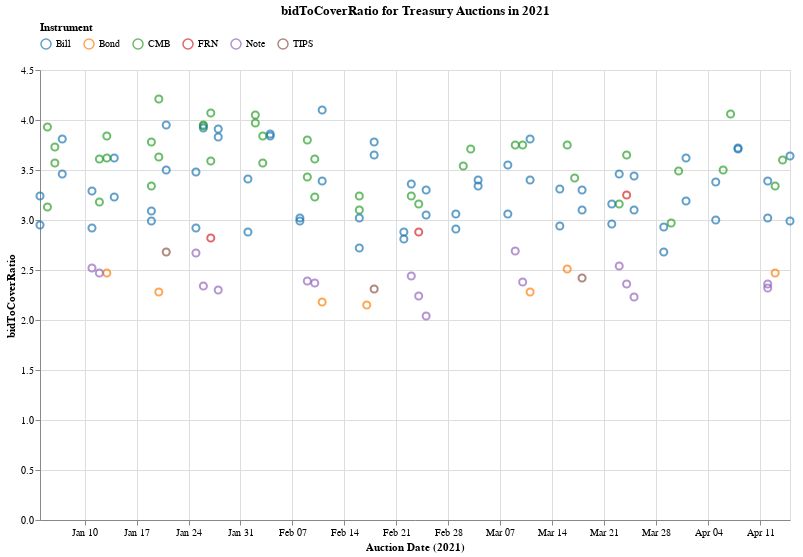

The notebook cell this image was saved under:
### Markdown cell above
# US Treasury Auctions

---

Note: the bid-to-cover ratio is a measure of demand for a given instrument

A look at US federal debt issuance, according to auctions held by the US Treasury.

### Code cell
import pandas as pd
import numpy as np
import altair as alt

def makeNumeric(data, metric):
    data[metric] = data[metric].apply(pd.to_numeric)
    
    return data

def doChart(year, metric='bidToCoverRatio', instruments=['Bill', 'Bond', 'CMB', 'FRN', 'Note', 'TIPS']):
    url = 'https://www.treasurydirect.gov/TA_WS/securities/search?startDate={0}-01-01&endDate={0}-12-31&compact=false&dateFieldName=auctionDate'
    
    df = pd.read_json(url.format(year))

    df = makeNumeric(df, metric)
    
    recordFilter = ~df[metric].isnull()
    
    df_sub = df[recordFilter][['type', 'auctionDate', metric]]

    if metric == 'bidToCoverRatio':
        return alt.Chart(df_sub[df_sub.type.isin(instruments)]).mark_point(size=50).encode(
            alt.X('auctionDate:T', axis=alt.Axis(title=f"Auction Date ({year})")),
            alt.Y(f'{metric}:Q'),
            alt.Color('type:N', title='Instrument', legend=alt.Legend(orient='top'), scale=alt.Scale(scheme='category10')),
            tooltip=[alt.Tooltip('auctionDate:T'), alt.Tooltip('type:N'), alt.Tooltip(f'{metric}:Q')]
        ).properties(
            title=f"{metric} for Treasury Auctions in {year}",
            height=450,
            width=750,
            background='white'
        )     
    else:
        return alt.Chart(df_sub[df_sub.type.isin(instruments)]).mark_line().encode(
            alt.X('auctionDate:T', axis=alt.Axis(title=f"Auction Date ({year})")),
            alt.Y('{0}:Q'.format(metric)),
            alt.Color('type:N', title='Instrument', legend=alt.Legend(orient='top'), scale=alt.Scale(scheme='category10')),
            tooltip=[alt.Tooltip('auctionDate:T'), alt.Tooltip('type:N'), alt.Tooltip(f'{metric}:Q')]
        ).properties(
            title=f"{metric} for Treasury Auctions in {year}",
            height=450,
            width=750,
            background='white'
        )

doChart(2021).properties(width=750, height=450)

### Figure 1 — Vega-Lite specification as saved in the notebook (floating-point values rounded to 4 significant figures; data arrays with more than 128 entries replaced by an {"elided": "..."} marker saying what was removed)
{"config": {"view": {"continuousWidth": 400, "continuousHeight": 300}}, "data": {"name": "data-b911f341fac37a3964620adcf1ab47fc"}, "mark": {"type": "point", "size": 50}, "background": "white", "encoding": {"color": {"type": "nominal", "field": "type", "legend": {"orient": "top"}, "scale": {"scheme": "category10"}, "title": "Instrument"}, "tooltip": [{"type": "temporal", "field": "auctionDate"}, {"type": "nominal", "field": "type"}, {"type": "quantitative", "field": "bidToCoverRatio"}], "x": {"type": "temporal", "axis": {"title": "Auction Date (2021)"}, "field": "auctionDate"}, "y": {"type": "quantitative", "field": "bidToCoverRatio"}}, "height": 450, "title": "bidToCoverRatio for Treasury Auctions in 2021", "width": 750, "$schema": "https://vega.github.io/schema/vega-lite/v4.8.1.json", "datasets": {"data-b911f341fac37a3964620adcf1ab47fc": {"elided": "135 records"}}}
